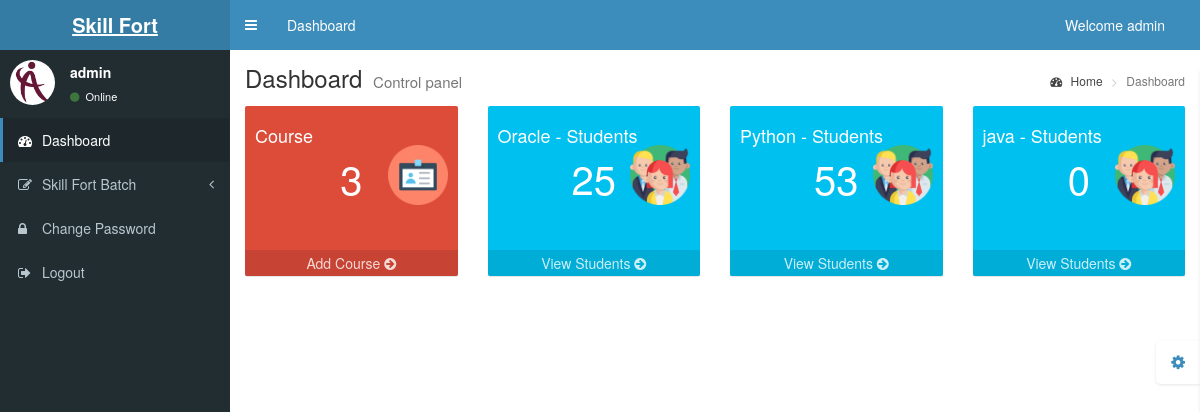
The page /dashboard.php (signed in) on the database as committed earlier.
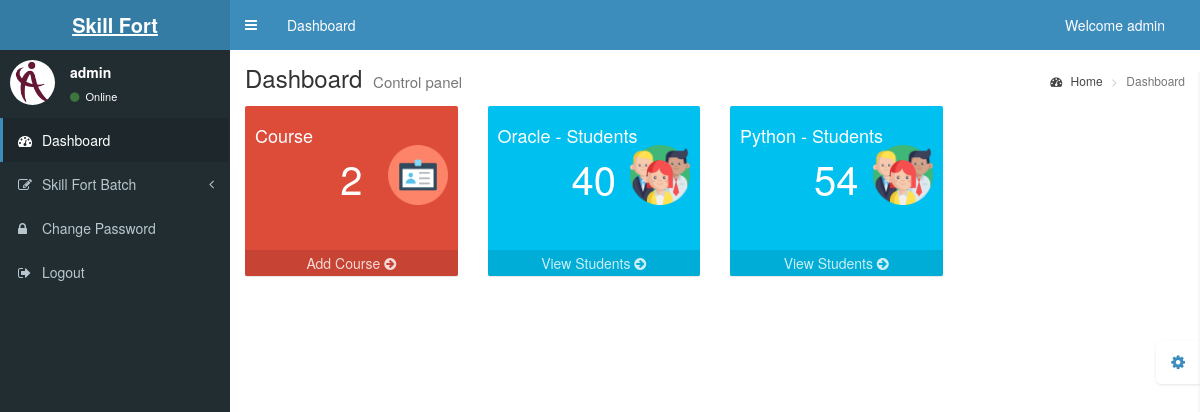
The same page on the database as committed later.
### tables this page shows
CREATE TABLE `category` (
  `id` int(200) NOT NULL,
  `c_id` varchar(200) NOT NULL,
  `category` varchar(200) NOT NULL,
  `image` varchar(200) NOT NULL
);

### dashboard.php (the view, shortened to what this page needs)
<?php
require 'db.php';
$row1 = mysqli_query($conn, "Select * from category");
$cat = mysqli_num_rows($row1);
?>
<?php include('header.php') ?>
<div class="content-wrapper">
  <section class="content-header">
    <h1>
      Dashboard
      <small>Control panel</small>
    </h1>
    <ol class="breadcrumb">
      <li><a href="#"><i class="fa fa-dashboard"></i> Home</a></li>
      <li class="active">Dashboard</li>
    </ol>
  </section>
  <section class="content">
    <div class="row">
      <div class="col-lg-3 col-xs-6">
          <div class="small-box bg-red">
            <div class="inner">
              <h4>Course</h4>
              <h4 style="color:white;text-align:center;font-size: 40px;"><?php echo $cat; ?></h4>
              <h4>&nbsp;</h4>
            </div>
            <div class="icon">
              <img src="img/pin.png" width='60' height='60' />
            </div>
            <a href="course.php" class="small-box-footer">Add Course <i class="fa fa-arrow-circle-right"></i></a>
          </div>
      </div>
      <?php
      $result = mysqli_query($conn, "SELECT * FROM category");
      while ($row_result = mysqli_fetch_array($result)) {
        $category = $row_result['category'];
      ?>
        <div class="col-lg-3 col-md-4 col-sm-6 col-xs-12">
          <div class="small-box bg-aqua">
            <div class="inner">
              <h4><?php echo $category; ?> - Students</h4>
              <?php
              $row2 = mysqli_query($conn, "SELECT * FROM student WHERE course='$category'");
              $cont = mysqli_num_rows($row2);
              ?>
              <h4 style="color:white;text-align:center;font-size: 40px;"><?php echo $cont; ?></h4>
              <h4>&nbsp;</h4>
            </div>
            <div class="icon">
              <img src="img/members.png" width="60" height="60" />
            </div>
            <a href="viewAllStudents.php?category=<?php echo $category; ?>" class="small-box-footer">
              View Students <i class="fa fa-arrow-circle-right"></i>
            </a>
          </div>
        </div>
      <?php } ?>
    </div>
</div>
<?php include('footer.php') ?>

### header.php (shortened to what this page needs)
<?php
$username = $_SESSION["username"];
?>
<!DOCTYPE html>
<html>
<head>
  <link href="https://maxcdn.bootstrapcdn.com/font-awesome/4.3.0/css/font-awesome.min.css" rel="stylesheet" type="text/css" />
  <link href="http://code.ionicframework.com/ionicons/2.0.0/css/ionicons.min.css" rel="stylesheet" type="text/css" />
  <link href="dist/css/AdminLTE.min.css" rel="stylesheet" type="text/css" />
  <link href="dist/css/skins/_all-skins.min.css" rel="stylesheet" type="text/css" />
  <link href="plugins/iCheck/flat/blue.css" rel="stylesheet" type="text/css" />
  <link href="plugins/morris/morris.css" rel="stylesheet" type="text/css" />
  <link href="plugins/jvectormap/jquery-jvectormap-1.2.2.css" rel="stylesheet" type="text/css" />
  <link href="plugins/datepicker/datepicker3.css" rel="stylesheet" type="text/css" />
  <link href="plugins/daterangepicker/daterangepicker-bs3.css" rel="stylesheet" type="text/css" />
  <link href="plugins/bootstrap-wysihtml5/bootstrap3-wysihtml5.min.css" rel="stylesheet" type="text/css" />
  <link rel="stylesheet" href="bootstrap/css/bootstrap.min.css">
  <link rel="stylesheet" href="https://cdn.datatables.net/1.10.25/css/dataTables.bootstrap.min.css">
</head>
<body class="skin-blue sidebar-mini">
  <div class="wrapper">
    <header class="main-header">
      <a href="dashboard.php" class="logo">
        <b>Skill Fort</b>
      </a>
      <nav class="navbar navbar-static-top" role="navigation">
        <a href="#" class="sidebar-toggle" data-toggle="offcanvas" role="button">
        </a>
        <div class="container-fluid">
          <div class="collapse navbar-collapse" id="navbar-collapse-menu">
            <ul class="nav navbar-nav">
              <li><a href="dashboard.php">Dashboard</a></li>
            </ul>
            <ul class="nav navbar-nav navbar-right">
              <li class="dropdown">
                <a href="#" class="dropdown-toggle">
                  Welcome <?php echo $username; ?>
                </a>
              </li>
            </ul>
          </div>
        </div>
      </nav>
    </header>
    <aside class="main-sidebar">
      <section class="sidebar">
        <div class="user-panel">
          <div class="pull-left image">
            <img src="dist/img/user2-160x160.jpg" class="img-circle" alt="User Image" />
          </div>
          <div class="pull-left info">
            <p><?php echo $username; ?></p>
            <a href="#"><i class="fa fa-circle text-success"></i> Online</a>
          </div>
        </div>
        <ul class="sidebar-menu">
          <li class="active">
            <a href="dashboard.php">
              <i class="fa fa-dashboard"></i> <span>Dashboard</span>
            </a>
          </li>
          <li class="treeview">
            <a href="#">
              <i class="fa fa-edit"></i> <span>Skill Fort Batch</span>
              <i class="fa fa-angle-left pull-right"></i>
            </a>
          </li>
          <li>
            <a href="changepassword.php">
              <i class="fa fa-lock"></i> <span>Change Password</span>
            </a>
          </li>
          <li>
            <a href="logout.php">
              <i class="fa fa-sign-out"></i> <span>Logout</span>
            </a>
          </li>
        </ul>
      </section>
    </aside>
  </div>

### footer.php (shortened to what this page needs)
</body>
</html>

### dashboard.php (style rules this page uses)
.small-box { margin-bottom: 20px; }

Rows that differ between the two databases and show on the page:
removed category: category "java", cont "0"
computed for category "Oracle": cont "25" → "40"
computed for category "Python": cont "53" → "54"
Other text that changed with them:
$cat: "3" → "2"
